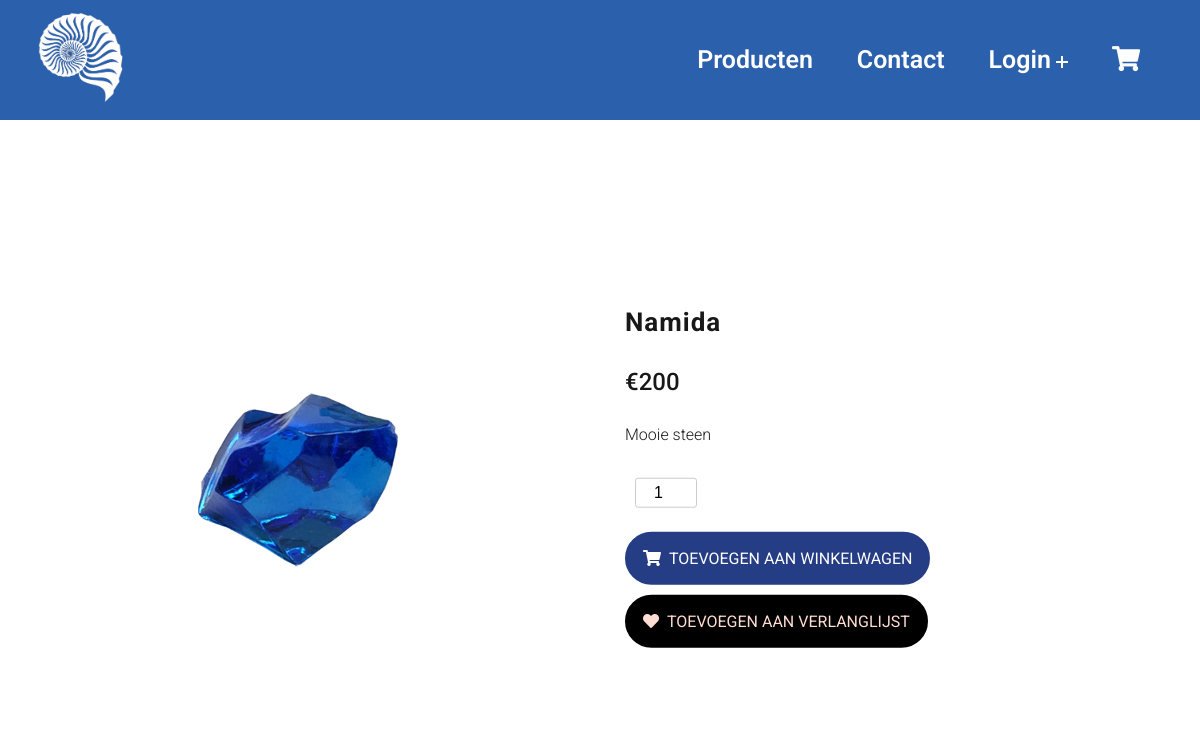
Screenshot of /viewProduct.php?id=3 with the database file from the repository.
### tables this page shows
CREATE TABLE `product` (
  `product_id` int(11) NOT NULL,
  `product_name` varchar(50) NOT NULL,
  `product_price` int(11) NOT NULL,
  `product_category` int(11) NOT NULL,
  `product_description` longtext NOT NULL,
  `product_quantity` int(11) DEFAULT NULL,
  `product_availability` varchar(5) NOT NULL DEFAULT 'true'
);

CREATE TABLE `product_image` (
  `image_id` int(11) NOT NULL,
  `image_name` varchar(250) NOT NULL,
  `product_id` int(11) NOT NULL
);

### classes/dbh.php (called while the page is built)
<?php
class dbh
{
    public function connection()
    {
        try {
            $username = "root";
            $password = "";
            $pdo = new PDO('mysql:host=localhost;dbname=fas', $username, $password);
            return $pdo;
        } catch (PDOException $e) {
            print "Error!:" . $e->getMessage() . "<br/>";
            die();
        }
    }
}

### viewProduct.php (the view)
<?php
include 'incs/header.php';
include 'classes/dbh.php';
$dbh = new Dbh();
?>
<body>
    <?php
    include 'incs/navBar.php';
    ?>
    <?php
    $id = $_GET['id'];
    $stmt = $dbh->connection()->prepare("SELECT * FROM product INNER JOIN product_category ON product.product_category = product_category.category_id INNER JOIN product_image ON product_image.product_id = product.product_id WHERE product.product_id = $id;");
    $stmt->execute();
    $result = $stmt->fetchAll();
    $rowCount = $stmt->rowCount();
    if (!$rowCount < 1) {
        foreach ($result as $row) {
            if ($row['product_availability'] == 'true' && $row['product_quantity'] > 0) {
                echo "
        <div class = \"main-wrapper\">
        <div class = \"container\">
            <div class = \"product-div\">
                <div class = \"product-div-left\">
                    <div class = \"img-container\">
                        <img src = \"imgs/$row[image_name]\" alt = \"Product foto\">
                    </div>
                </div>
                <div class = \"product-div-right\">
                    <span class = \"product-name\">$row[product_name]</span>
                    <span class = \"product-price\">€$row[product_price]</span>
                    <p class = \"product-description\">$row[product_description]</p>
                    <div class = \"btn-groups\">
                    <form action=\"shoppingCart.php?id=$row[product_id]\" method=\"post\">
                        <input type = \"number\" name = \"amount\" id = \"amount\" value = \"1\" min = \"1\" max = \"10\">
                        <input type = \"hidden\" name = \"name\" value = \"$row[product_name]\">
                        <input type = \"hidden\" name = \"price\" value = \"$row[product_price]\">
                        <input type = \"hidden\" name = \"image\" value = \"$row[image_name]\">
                        <br>
                        <br>
                        <button type = \"submit\" class = \"add-cart-btn\" name = \"cart\"><i class = \"fas fa-shopping-cart\"></i>Toevoegen aan winkelwagen</button>
                        <button type = \"button\" class = \"buy-now-btn\"><i class = \"fas fa-heart\"></i>Toevoegen aan verlanglijst</button>
                    </form>
                    </div>
                </div>
            </div>
        </div>
    </div>
        ";
            } else {
                header("Location: 400.php");
            }
        }
    } else {
        header("Location: 400.php");
    }
    ?>
    <?php
    include 'incs/footer.php';
    ?>

### css/styles.css (style rules this page uses)
html { font-size: 62.5%; font-family: "roboto", "sans-serif"; color: black; background: #fff; -webkit-font-smoothing: antialiased; -moz-osx-font-smoothing: grayscale; margin: 0; padding: 0; overflow-x: hidden; }
body { font-size: 1.6rem; line-height: 1.5; background: #fff; width: 100%; height: 100%; margin: 0; padding: 0; }
.form-control input, button { border: none; outline: none; border-radius: 30px; font-size: 1.1em; }
.main-wrapper { position: absolute; top: 60%; left: 50%; transform: translate(-50%, -50%); width: 100%; background-color: white; display: flex; align-items: center; justify-content: center; }
.container { margin: 0 auto; }
.product-div { margin: 1rem 0; padding: 2rem 0; display: grid; grid-template-columns: repeat(2, 1fr); background-color: #fff; border-radius: 3px; column-gap: 10px; }
.product-div-left { padding: 20px; }
.product-div-right { padding: 20px; }
.img-container { width: 100%; height: 100%; display: flex; justify-content: center; align-items: center; }
.img-container img { width: 200px; margin: 0 auto; }
.product-div-right span { display: block; }
.product-name { font-size: 26px; margin-bottom: 22px; font-weight: 700; letter-spacing: 1px; opacity: 0.9; }
.product-price { font-weight: 700; font-size: 24px; opacity: 0.9; font-weight: 500; }
.product-description { font-weight: 18px; line-height: 1.6; font-weight: 300; opacity: 0.9; margin-top: 22px; margin-bottom: 30px; }
.btn-groups { margin-top: 22px; }
.btn-groups button { display: inline-block; font-size: 16px; font-family: inherit; text-transform: uppercase; padding: 15px 16px; cursor: pointer; transition: all 0.3s ease; margin-bottom: 10px; }
.btn-groups button .fas { margin-right: 8px; }
#amount { width: 50px; text-align: center; font-size: 16px; font-weight: 500; margin: 0 10px; border: 1px solid #ccc; border-radius: 3px; padding: 5px; }
.add-cart-btn { background-color: #253d84; border: 2px solid #253d84; margin-right: 8px; color: white; }
.buy-now-btn { background-color: black; border: 2px solid black; color: #ffddd2; }

### rows the page displays
product: product_image.image_name (picture), product_name "Namida", product_price "200", product_description "Mooie steen"
